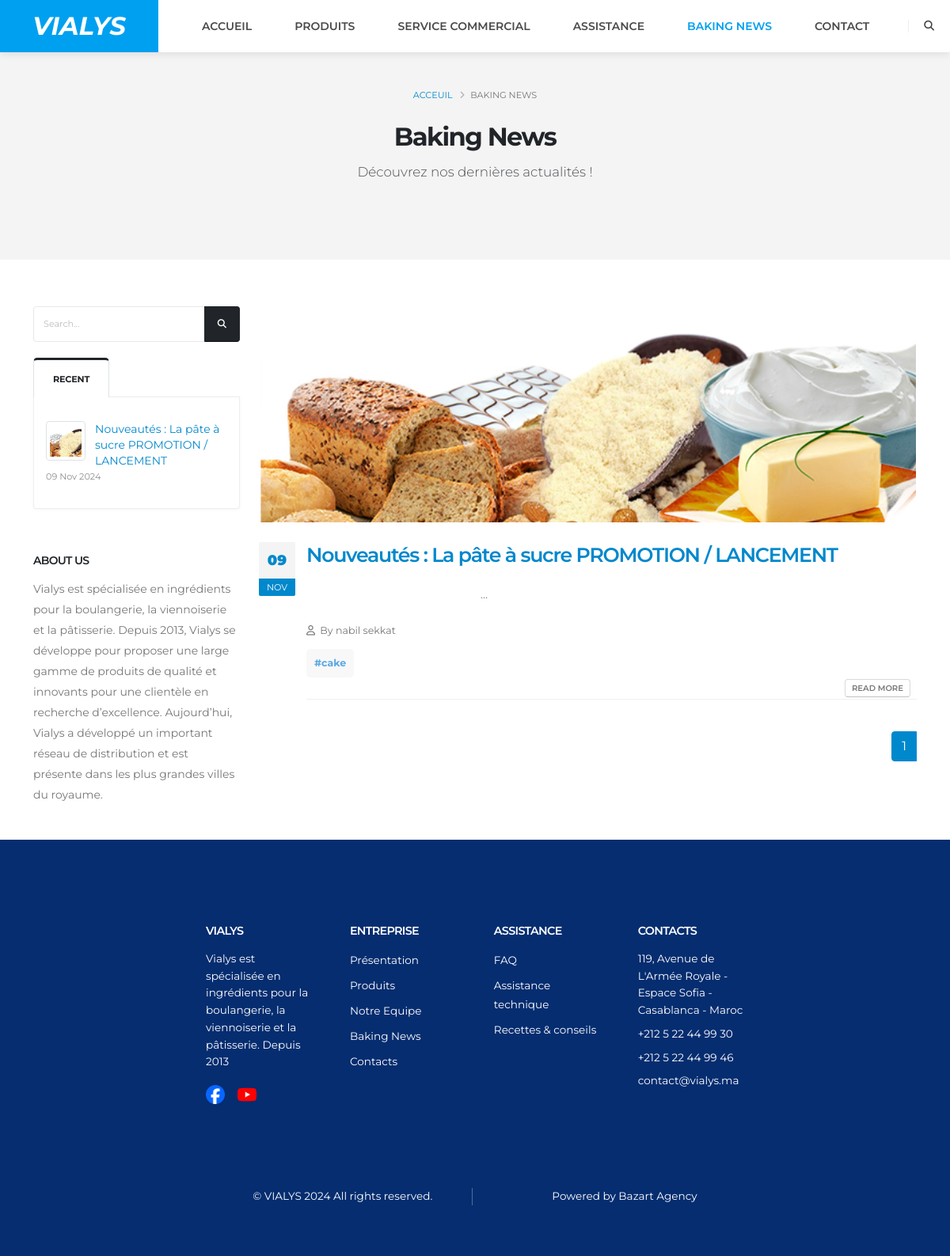
Screenshot of /blog/ with the database file from the repository.
### blog/models.py (models this page shows, shortened)
class BlogPost(models.Model):
    title = models.CharField(max_length=200)
    image = models.ImageField(upload_to='blogs/')
    content = RichTextUploadingField()  # for rich text editing
    author = models.CharField(max_length=100)
    created_at = models.DateTimeField(auto_now_add=True)
    updated_at = models.DateTimeField(auto_now=True)
    published = models.BooleanField(default=False)
    published_date = models.DateTimeField(null=True, blank=True)
    tags = models.ManyToManyField(Tag, related_name='blog_posts', blank=True)

class Tag(models.Model):
    name = models.CharField(max_length=100, unique=True)

### blog/views.py (the view)
# urls.py: path('blog/', views.blog_list, name='blog_list'),  # Blog list page
def blog_list(request):
    posts = BlogPost.objects.filter(published=True).order_by('-created_at')
    query = request.GET.get('search')
    if query:
        posts = posts.filter(Q(title__icontains=query) | Q(author__icontains=query))
    paginator = Paginator(posts, 3)
    page_number = request.GET.get('page')
    page_obj = paginator.get_page(page_number)
    recent_posts = BlogPost.objects.filter(published=True).order_by('-created_at')[:3]
    no_results = not posts.exists() and query
    return render(request, 'blog/blog_list.html', {
        'posts': page_obj,
        'recent_posts': recent_posts,
        'no_results': no_results,
        'query': query
    })

### products/context_processors.py (called while the page is built)
def categories(request):
    return {
        'categories': Category.objects.all()
    }

### blog/templates/blog/blog_list.html (shortened to what this page needs)
{% extends 'products/base.html' %}
{% load static %}
{% block content %}
<div role="main" class="main">
    <section class="page-header page-header-modern bg-color-grey page-header-md">
        <div class="container p-5">
            <div class="row">
                <div class="col-md-12 align-self-center p-static order-2 text-center">
                    <h1 class="text-dark font-weight-bold text-8 p-3">Baking News</h1>
                    <span class="sub-title text-dark">Découvrez nos dernières actualités !</span>
                </div>
                <div class="col-md-12 align-self-center order-1 p-2">
                    <ul class="breadcrumb d-block text-center">
                        <li><a href="{% url 'acceuil' %}">Acceuil</a></li>
                        <li class="active">Baking News</li>
                    </ul>
                </div>
            </div>
        </div>
    </section>
    <div class="container py-4">
        <div class="row">
            <div class="col-lg-3">
                <aside class="sidebar">
                    <form action="{% url 'blog_list' %}" method="get">
                        <div class="input-group mb-3 pb-1">
                            <input class="form-control text-1" placeholder="Search..." name="search" id="s" type="text"
                                value="{{ request.GET.s }}">
                            <button type="submit" class="btn btn-dark text-1 p-2"><i
                                    class="fas fa-search m-2"></i></button>
                        </div>
                    </form>
                    <div class="tabs tabs-dark mb-4 pb-2">
                        <ul class="nav nav-tabs">
                            <li class="nav-item"><a class="nav-link text-1 font-weight-bold text-uppercase active"
                                    href="#recentPosts" data-bs-toggle="tab">Recent</a></li>
                        </ul>
                        <div class="tab-content">
                            <div class="tab-pane active" id="recentPosts">
                                <ul class="simple-post-list">
                                    {% for post in recent_posts %}
                                    <li>
                                        <div class="post-image">
                                            <div class="img-thumbnail img-thumbnail-no-borders d-block">
                                                <a href="{% url 'blog_detail' post.id %}">
                                                    <img src="{{ post.image.url }}" class="img-thumbnail"
                                                        alt="{{ post.title }}" loading="lazy"
                                                        style="width: 50px; height: 50px; object-fit: cover;">
                                                </a>
                                            </div>
                                        </div>
                                        <div class="post-info">
                                            <a href="{% url 'blog_detail' post.id %}">{{ post.title }}</a>
                                            <div class="post-meta">{{ post.created_at|date:"d M Y" }}</div>
                                        </div>
                                    </li>
                                    {% endfor %}
                                </ul>
                            </div>
                        </div>
                    </div>
                    <h5 class="font-weight-semi-bold pt-4">About Us</h5>
                    <p>Vialys est spécialisée en ingrédients pour la boulangerie, la viennoiserie et la pâtisserie.
                        Depuis 2013, Vialys se développe pour proposer une large gamme de produits de qualité et
                        innovants pour une clientèle en recherche d’excellence. Aujourd’hui, Vialys a développé un
                        important réseau de distribution et est présente dans les plus grandes villes du royaume.</p>
                </aside>
            </div>
            <div class="col-lg-9">
                <div class="blog-posts">
                    {% for post in posts %}
                    {% if post.published %}
                    <article class="post post-large">
                        <div class="post-image">
                            <div class="lightbox">
                                <a href="{{ post.image.url }}">
                                    <img src="{{ post.image.url }}" loading="lazy" class="img-fluid"
                                        alt="{{ post.title }}" />
                                </a>
                            </div>
                        </div>
                        <div class="post-date">
                            <span class="day">{{ post.created_at|date:"d" }}</span>
                            <span class="month">{{ post.created_at|date:"M" }}</span>
                        </div>
                        <div class="post-content">
                            <h2 class="font-weight-semibold text-6 line-height-3 mb-3">
                                <a href="{% url 'blog_detail' post.id %}">{{ post.title }}</a>
                            </h2>
                            <p>{{ post.content|safe|truncatewords:30 }}</p>
                            <div class="post-meta">
                                <span><i class="far fa-user"></i> By {{ post.author }} </span>
                                <br>
                                <div class="tags">
                                    {% for tag in post.tags.all %}
                                    <span class="custom-tag" style="margin-top: 10px;">#{{ tag.name }}</span>
                                    {% endfor %}
                                </div>
                                <span class="d-block d-sm-inline-block float-sm-end mt-3 mt-sm-0">
                                    <a href="{% url 'blog_detail' post.id %}"
                                        class="btn btn-xs btn-light text-1 text-uppercase">Read More</a>
                                </span>
                            </div>
                        </div>
                    </article>
                    {% endif %}
                    {% endfor %}
                    <ul class="pagination float-end">
                        {% for num in posts.paginator.page_range %}
                        {% if posts.number == num %}
                        <li class="page-item active"><a class="page-link" href="#">{{ num }}</a></li>
                        {% else %}
                        <li class="page-item"><a class="page-link" href="?page={{ num }}">{{ num }}</a></li>
                        {% endif %}
                        {% endfor %}
                    </ul>
                </div>
            </div>
        </div>
    </div>
</div>
{% endblock %}

### static/css/theme-blog.css (style rules this page uses)
.blog-posts:not(.blog-posts-no-margins) article { border-bottom: 1px solid rgba(0, 0, 0, 0.06); margin-bottom: 50px; padding-bottom: 20px; }
.blog-posts:not(.blog-posts-no-margins) .pagination { margin: -10px 0 20px; }
article.post h2 a { text-decoration: none; }
article.post .post-meta { font-size: 0.9em; margin-bottom: 7px; }
article.post .post-meta > span { display: inline-block; padding-right: 8px; }
article.post .post-meta i { margin-right: 3px; }
article.post .post-date { float: left; margin-right: 10px; text-align: center; }
article.post .post-date .month { display: block; background: var(--grey-500); border-radius: 0 0 2px 2px; color: var(--light); font-size: 0.8em; line-height: 1.8; padding: 1px 10px; text-transform: uppercase; }
article.post .post-date .day { background: var(--grey-100); border-radius: 2px 2px 0 0; color: var(--grey-500); display: block; font-size: 18px; font-weight: 900; padding: 10px; }
article.post-large { margin-left: 60px; }
article.post-large h2 { margin-bottom: 5px; }
article.post-large .post-image, article.post-large .post-date { margin-left: -60px; }
article.post-large .post-image { margin-bottom: 25px; }
ul.simple-post-list { list-style: none; margin: 0; padding: 0; }
ul.simple-post-list li { border-bottom: 1px dotted #E2E2E2; padding: 15px 0; }
ul.simple-post-list li::after { clear: both; content: ""; display: block; }
ul.simple-post-list li:last-child { border-bottom: 0; }
ul.simple-post-list .post-image { float: left; margin-right: 12px; }
ul.simple-post-list .post-meta { color: var(--grey-900); font-size: 0.8em; }
ul.simple-post-list .post-info { line-height: 20px; }
.recent-posts .date .month, article.post .post-date .month { background-color: var(--primary); }
.recent-posts .date .day, article.post .post-date .day { color: var(--primary); }

### static/css/header_style.css (style rules this page uses)
body { font-family: 'Montserrat', sans-serif !important; }

### rows the page displays
BlogPost: image (picture), title "Nouveautés : La pâte à sucre PROMOTION / LANCEMENT", created_at "09 Nov 2024", created_at "09", created_at "NOV", content "…", author "nabil sekkat"
Tag: name "cake"

### other values shown
{{ num }} "1"
